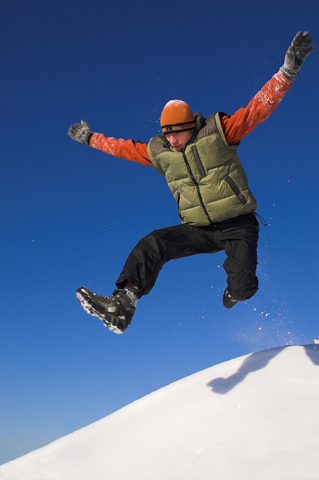
%> input picture Task/jump.jpg, 319 x 480 px
$ octave Hough.m   (GNU Octave 9; MATLAB toolbox functions it lacks are replaced by stand-ins)
%> lines starting %> are read from the running program, lines starting %| are printed output that depends on the picture; in (x1, y1, x2, y2) boxes, pixels count from 0 and x2, y2 are one past the last pixel; in counts of white or black regions, pixels touching at a corner belong together; the program's own positions count from 1
clc;
close all;
clear all;
X = imread('jump.jpg');
%> X is the input picture: size 480x319x3 uint8; mean R, G, B 84.4, 109.6, 151.2
[Rows,Cols,Channles]= size(X);
%> Rows = 480; Cols = 319; Channles = 3
I = rgb2gray(X);
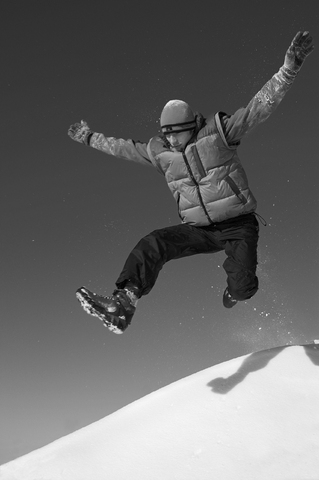
%> I: size 480x319 uint8; min 0, max 247, mean 106.8
BW = edge(I,'canny');
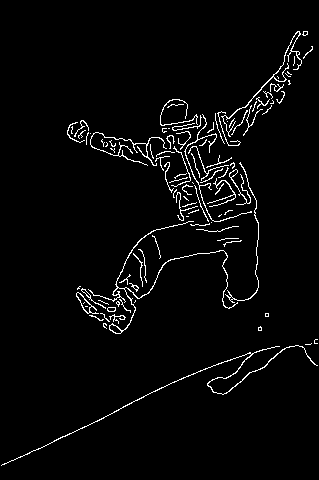
%> BW: size 480x319 logical; 3.1% white in thin lines or dots
figure, imshow(BW);
SE = strel('square',10);
Closed = imclose(BW,SE);
%> Closed: size 480x319 logical; 10.6% white; 4 white regions (2 under 20 px), largest, box (x1, y1, x2, y2) and area: (67, 31, 313, 334) 15063, (1, 339, 318, 466) 1144
figure,imshow(Closed),title('After Closing');
SE2 = strel('rectangle',[6,6]);
Eroded = imerode(Closed,SE2);
%> Eroded: size 480x319 logical; 6.5% white; 8 white regions (2 under 20 px), largest, box (x1, y1, x2, y2) and area: (70, 44, 302, 250) 8066, (79, 267, 151, 331) 1707, (233, 358, 244, 383) 107, (225, 293, 233, 305) 50, (131, 247, 141, 257) 44, (270, 348, 279, 356) 28
figure,imshow(Eroded),title('After Erosion');
I2 = imread('jump2.jpg');
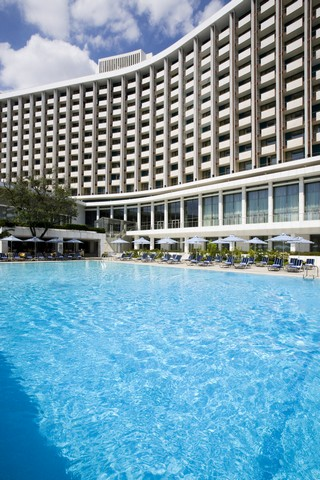
%> input picture Task/jump2.jpg, 320 x 480 px
%> I2 is the input picture: size 480x320x3 uint8; mean R, G, B 117.2, 155.9, 173.4
I2 = rgb2gray(I2);
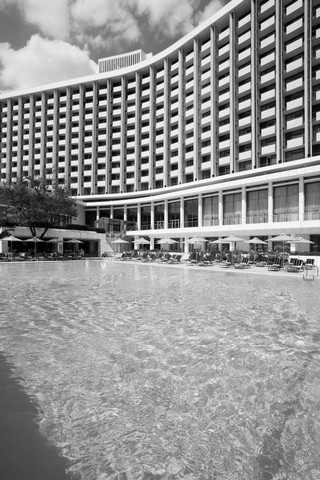
%> I2: size 480x320 uint8; min 0, max 255, mean 146.3
R = zeros(Rows,Cols,'uint8');
for i=1:Rows
    for j=1:Cols
        for k=1:Channles
            if Eroded(i,j)==1
                R(i,j,k)=X(i,j,k);
            end
        end
    end
end
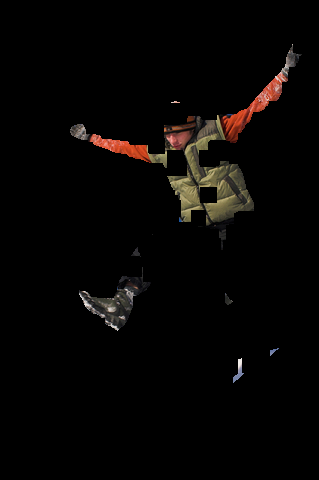
%> R: size 480x319x3 uint8; mean R, G, B 7, 5.3, 4.1

figure,imshow(R)
R = rgb2gray(R);
%> R: size 480x319 uint8
[L, num] = bwlabel(R);
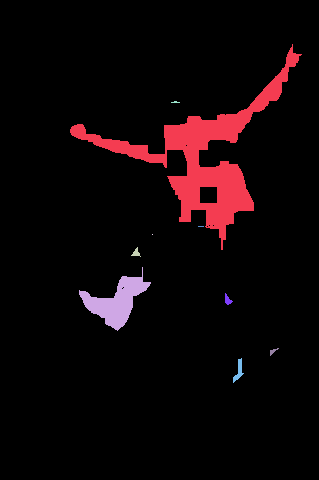
%> L: size 480x319 double; 10 distinct labels, from 0 to 9; one colour per label, 0 black
%> num = 9
Final = label2rgb(L);
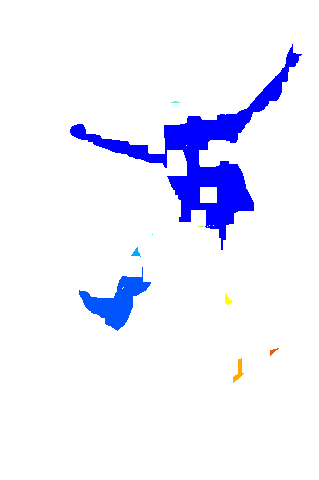
%> Final: size 480x319x3 uint8; mean R, G, B 238.7, 239.6, 254.7
figure,imshow(Final);
